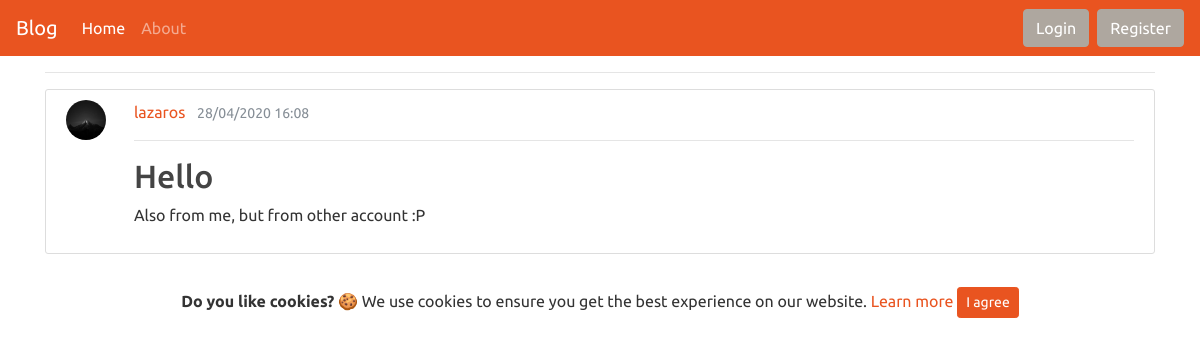
/post/16/, run on the app's committed database.
### blog/models.py (models this page shows, shortened)
class Post(models.Model):
    title = models.CharField(max_length=50)
    content = models.TextField()
    date_posted = models.DateTimeField(default=timezone.now)
    author = models.ForeignKey(User, on_delete=models.CASCADE)

### users/models.py (models this page shows, shortened)
class Profile(models.Model):
    user = models.OneToOneField(User, on_delete=models.CASCADE) #vazoume to original model
    photoprofile = models.ImageField(default='default.jpg',upload_to='profile_pictures') #sthn metavlhth photoprofile orizoume default eikona thn default.jpg kai vazoume upload_to ton fakelo opou 9a apo9hkeuontai

### blog/views.py (the view)
# urls.py: path('post/<int:pk>/', PostDetailView.as_view(), name='post-detail'), #grab the value from link id of post me to <pk> epeidh 3erw oti einai integer vazw <int:pk>
class PostDetailView(DetailView):
    model = Post

### blog/templates/blog/post_detail.html (shortened to what this page needs)
{% extends 'blog/base.html' %}
{% block content %}
        <article class="media content-section">
          <a class="mr-2" href="{% url 'user-posts' post.author.username %}">
          <img style="height:40px;max-width:40px;margin-right: 20px;" class="rounded-circle account-img" src="{{ post.author.profile.photoprofile.url }}">
          </a>
          <div class="media-body">
              <div class="article-metadata">
                <a class="mr-2" href="{% url 'user-posts' object.author.username %}">{{ object.author }}</a>
                <small class="text-muted">{{ object.date_posted|date:"d/m/Y H:s" }}</small>
                <hr>
              </div>
              <h2 class="article-title" >{{ object.title }}</h2>
              <p class="article-content">{{ object.content }}</p>
            </div>
        </article>
{% endblock %}

### blog/static/blog/main.css (style rules this page uses)
body { background: #fafafa; color: #333333; margin-top: 5rem; }
h1, h2, h3, h4, h5, h6 { color: #444444; }
.content-section { background: #ffffff; padding: 10px 20px; border: 1px solid #dddddd; border-radius: 3px; margin-bottom: 20px; }
.article-title { color: #444444; }

### data on the page
Post: author.profile.photoprofile (picture), author "lazaros", date_posted "28/04/2020 16:08", title "Hello", content "Also from me, but from other account :P"
